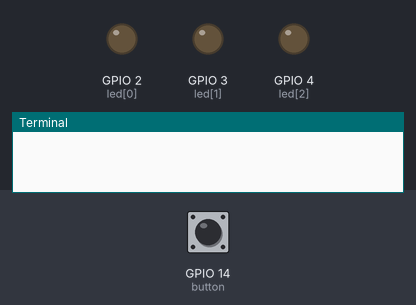
Bench run of a program on a simulated Raspberry Pi (BCM pin numbers). On the bench: output pins drawn as LEDs (lit = HIGH), the last lines printed to the terminal. Inputs (shaded band) come from the test bench; at power-on: GPIO 14 (button) HIGH.

Above: at 1.2 s.
1.3 s: GPIO 14 (button) pulled LOW for 0.15 s
At 2.0 s:
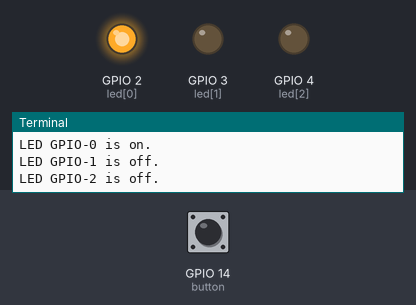
2.9 s: GPIO 14 (button) pulled LOW for 1 s
At 3.2 s:
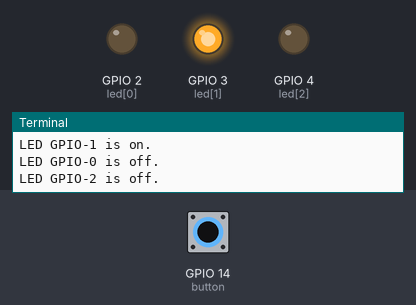
5.4 s: GPIO 14 (button) pulled LOW for 0.15 s
At 6.3 s:
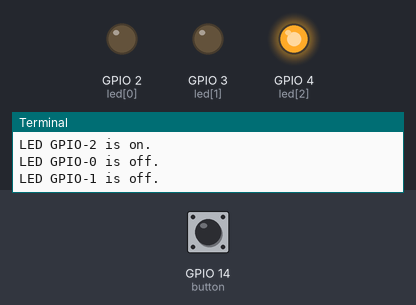
7.0 s: GPIO 14 (button) pulled LOW for 3.2 s
At 7.5 s:
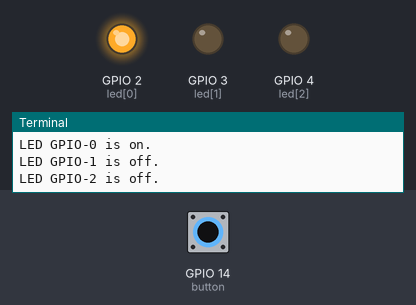
Timing chart, 0 to 10.0 s (numbered marks = the images above; inputs shaded):
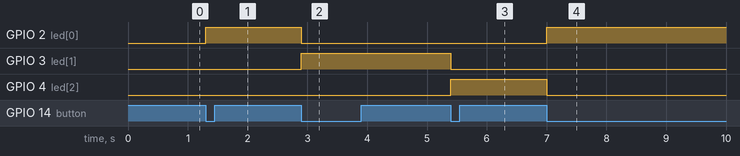

The program:

switch_leds.py
```python
#!/usr/bin/env python3
# -*- coding: utf-8 -*-
"""
Created on Thu Aug  2 16:55:39 2018

@author: takeru
"""

from gpiozero import Button, LEDBoard
from signal import pause

class SwitchLeds :
    def __init__(self) :
        self.button = Button(14)
        self.led = LEDBoard(2,3,4)
        self.counter = 0

    def get_all_leds(self):
        for led in self.led :
            print(led)

    def repeatly_turning_on_led(self):
        self.led[self.counter].on()
        message = "LED GPIO-" + str(self.counter) + " is on."
        print(message)
        for x in range(0, len(self.led)) :
            if x != self.counter :
                self.led[x].off()
                message = "LED GPIO-" + str(x) + " is off."
                print(message)
        if self.counter < 2 :
            self.counter += 1
        else :
            self.counter = 0

    def testing(self):
        self.button.when_pressed = self.repeatly_turning_on_led
        pause()

if __name__ == "__main__" :
    btn = SwitchLeds()
    btn.testing()
```

Measured:
- after the input at 1.3 s, GPIO 2 (led[0]): LOW → HIGH at once
- after the input at 2.9 s, GPIO 2 (led[0]): HIGH → LOW at once; GPIO 3 (led[1]): LOW → HIGH at once
- after the input at 5.4 s, GPIO 3 (led[1]): HIGH → LOW at once; GPIO 4 (led[2]): LOW → HIGH at once
- after the input at 7.0 s, GPIO 2 (led[0]): LOW → HIGH at once; GPIO 4 (led[2]): HIGH → LOW at once
